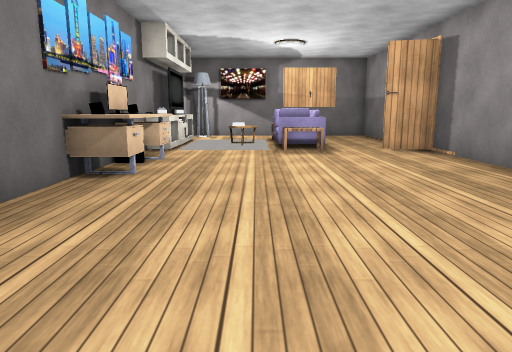
[1] (above)

15 first-person views from a walk through a scene from a Unity 3-D project. The camera is 1.2 m above the floor, tilts 10° down and sees 70° across. The floor is counted in squares, 1 m on a side. Each view is taken from the middle of a square. On the plan, view 1 faces up. The plan holds only what a view shows up to about 15 squares ahead; the rest is blank. The place goes on beyond the plan. The player character is not drawn. Some animated figures are not drawn. Some surface patterns are stand-ins.

[2]
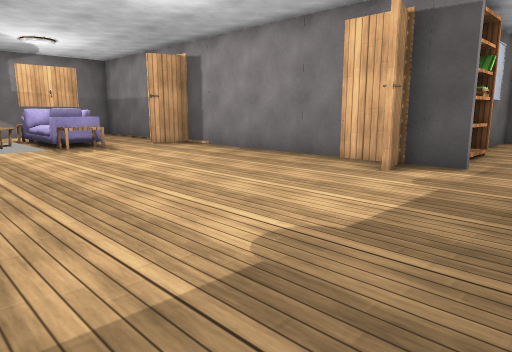

[3]
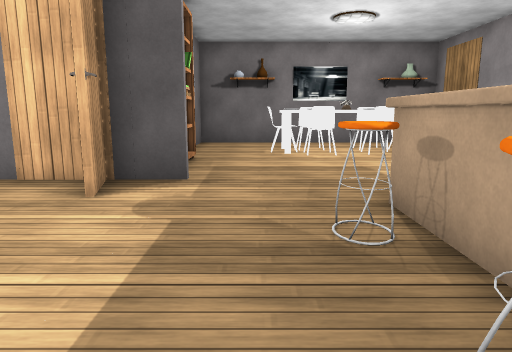

[4]
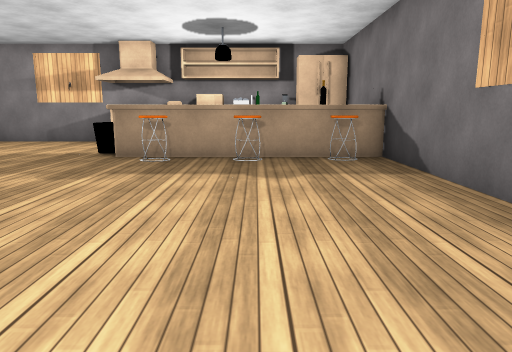

[5]
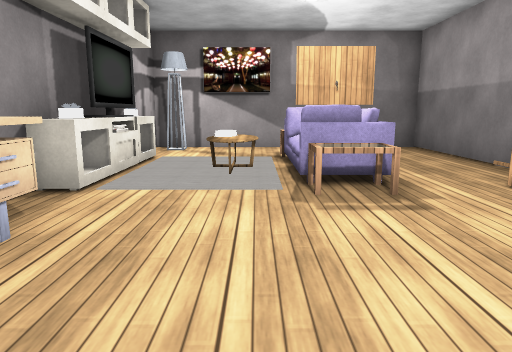

[6]
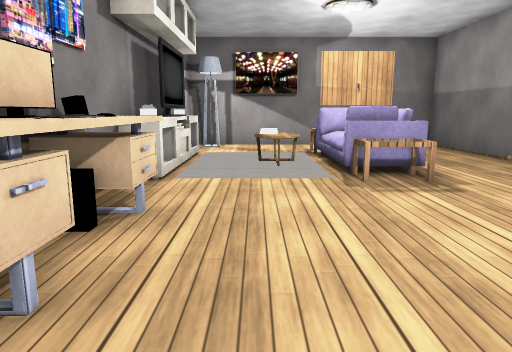

[7]
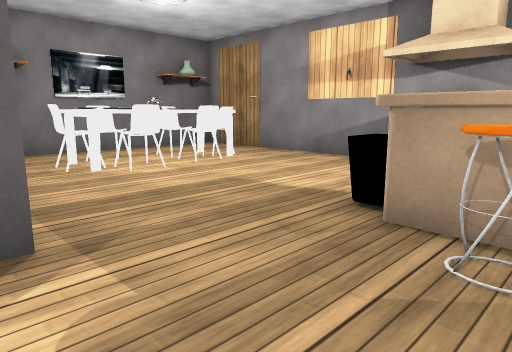

[8]
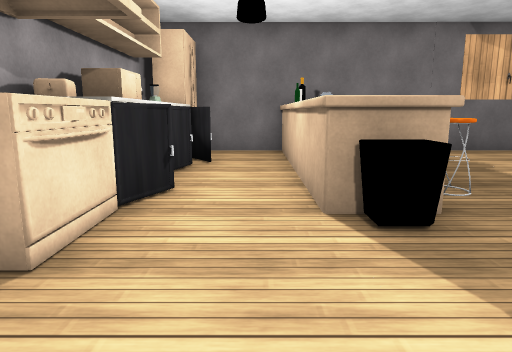

[9]
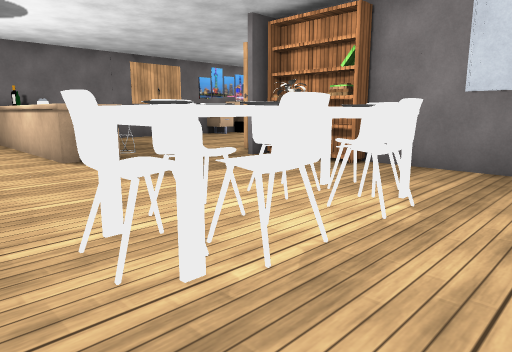

[10]
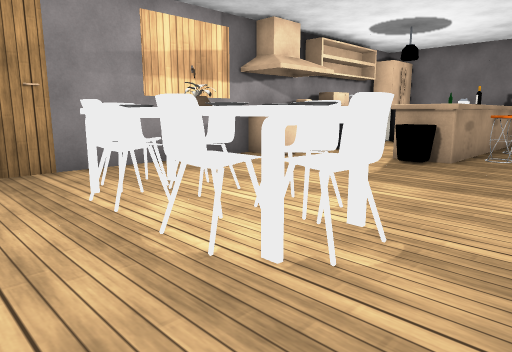

[11]
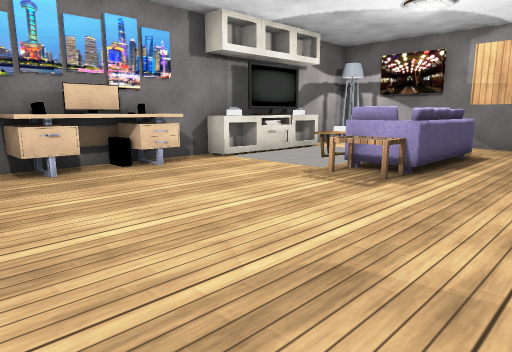

[12]
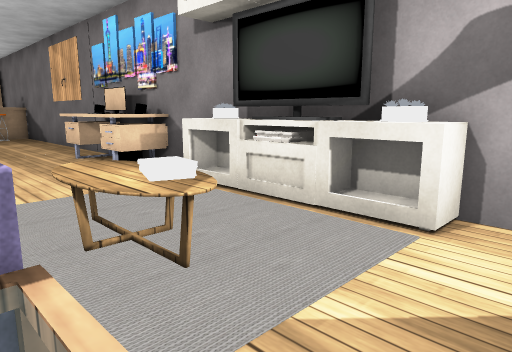

[13]
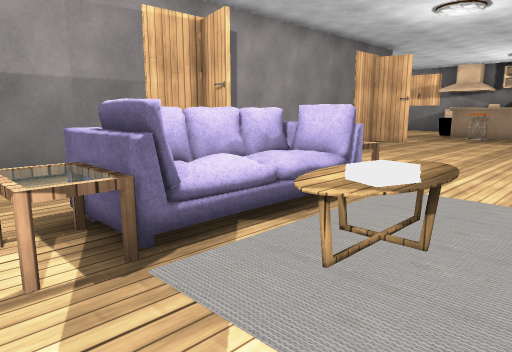

[14]
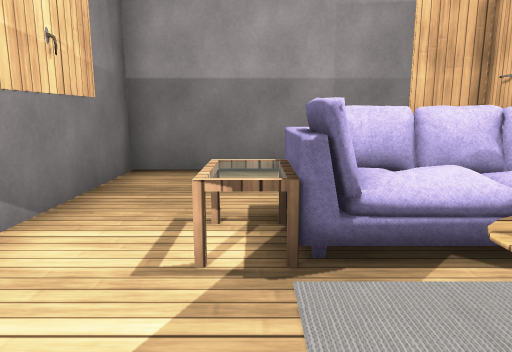

[15]
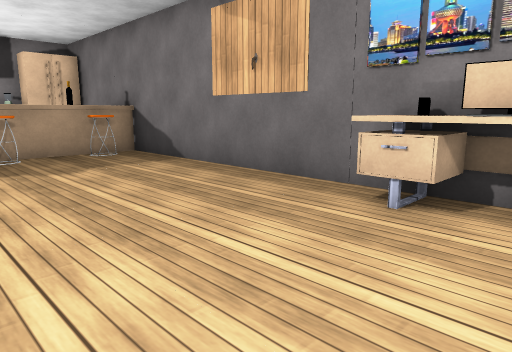

### Floor plan
Points are (right, up) in squares from view 1. A wall is a line through its corners. A room is listed if a view was taken in it or the views show most of it. See-through windows are left out.
Room 1 (views 1, 2, 3, 4, 5, 6, 7, 8, 9, 10, 11, 12, 13, 14, 15)
walls: (4.1, 2.4) (5.4, 2.8); (5.4, 2.7) (4.1, 2.3); (5.6, 1.9) (5.6, 1.3); (5.4, 1.1) (5.4, 18.6) (-3.4, 18.6) (-3.4, -5.9); (5.5, 11.3) (4, 11.7); (4, 11.8) (5.5, 11.4); (-2.5, -6.9) (13.5, -6.9) (13.5, 2.2) (8.5, 2.2)
objects: fridge (-3, -6) to (-2, -6); other object (-3, -3) to (3, -2); other object (-3, 7) to (-2, 10); other object (-3, 12); other object (-3, 13); other object (-3, 14); other object (-3, 15); other object (-3, 16); other object (-2, -3); chair (-2, -1); other object (-1, -6); other object (-1, -6) to (0, -5); table (-1, 13) to (0, 15); chair (0, -1); microwave (1, -6) to (2, -6); other object (1, -3); table (1, 11) to (2, 12); sofa (1, 13) to (2, 15); table (1, 16) to (2, 16); chair (2, -1) to (3, -1); other object (3, -7) to (3, -6); other object (3, -5); stove (4, -6) to (5, -6); other object (4, -3) to (4, -2); bookshelf (7, 2) to (8, 2); chair (9, -4); chair (9, -2); chair (10, -5); table (10, -4) to (10, -2); chair (10, -1) to (11, -1); chair (11, -4) to (11, -3); chair (11, -2)

Where each view was taken, in squares from view 1:
view 1: 0 up, 0 right, facing up
view 2: 1 down, 3 left, facing up-right
view 3: 0 up, 1 left, facing right
view 4: 8 up, 0 right, facing down
view 5: 6 up, 0 right, facing up
view 6: 5 up, 1 left, facing up
view 7: 2 up, 2 right, facing down-right
view 8: 4 down, 8 right, facing left
view 9: 6 down, 13 right, facing up-left
view 10: 1 up, 13 right, facing down-left
view 11: 5 up, 5 right, facing up-left
view 12: 17 up, 1 right, facing down-left
view 13: 17 up, 2 left, facing down-right
view 14: 16 up, 2 left, facing right
view 15: 9 up, 2 right, facing down-left
